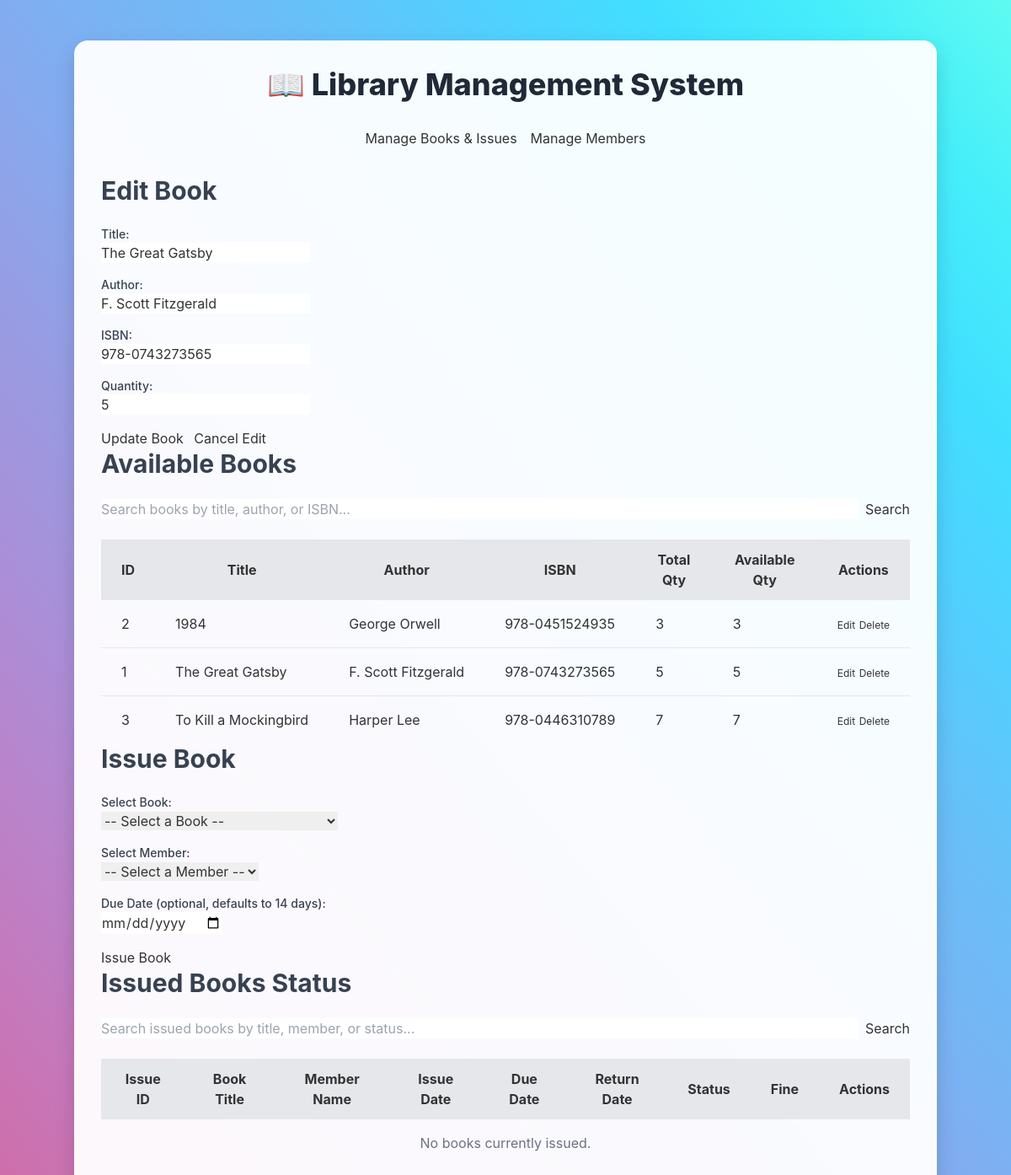
/index.php?edit_book_id=1, run on the app's committed database.
### tables this page shows
CREATE TABLE IF NOT EXISTS books (
    book_id INT AUTO_INCREMENT PRIMARY KEY,
    title VARCHAR(255) NOT NULL,
    author VARCHAR(255) NOT NULL,
    isbn VARCHAR(225) UNIQUE NOT NULL,
    quantity INT NOT NULL DEFAULT 0,
    available_quantity INT NOT NULL DEFAULT 0,
    created_at TIMESTAMP DEFAULT CURRENT_TIMESTAMP
);

### functions.php (called while the page is built, shortened)
<?php
require_once 'db_connect.php';
function getAllBooks($search_term = '') {
    global $conn;
    $sql = "SELECT * FROM books";
    $sql .= " ORDER BY title ASC";
    $result = $conn->query($sql);
    $books = [];
    if ($result->num_rows > 0) {
        while ($row = $result->fetch_assoc()) {
            $books[] = $row;
        }
    }
    return $books;
}
function getBookById($book_id) {
    global $conn;
    $sql = "SELECT * FROM books WHERE book_id = ?";
    $stmt = $conn->prepare($sql);
    $stmt->bind_param("i", $book_id);
    $stmt->execute();
    $result = $stmt->get_result();
    return $result->fetch_assoc();
}
?>

### index.php (the view, shortened to what this page needs)
<?php
require_once 'functions.php';
$book_search_term = isset($_GET['book_search']) ? $_GET['book_search'] : '';
$issued_book_search_term = isset($_GET['issued_book_search']) ? $_GET['issued_book_search'] : '';
$books = getAllBooks($book_search_term);
$issued_books = getAllIssuedBooks($issued_book_search_term);
$edit_book = null;
if (isset($_GET['edit_book_id'])) {
    $edit_book_id = $_GET['edit_book_id'];
    $edit_book = getBookById($edit_book_id);
}
?>
<!DOCTYPE html>
<html lang="en">
<head>
    <script src="https://cdn.tailwindcss.com"></script>
    <link rel="stylesheet" href="style.css">
</head>
<body class="bg-gray-100 p-4">
    <div class="container">
        <h1 class="text-4xl font-extrabold text-gray-800 text-center mb-8">
            📖 Library Management System
        </h1>
        <nav class="mb-8 flex justify-center space-x-4">
            <a href="index.php" class="btn-primary">Manage Books & Issues</a>
            <a href="members.php" class="btn-primary">Manage Members</a>
        </nav>
        <div class="section-card">
            <h2 class="text-3xl font-bold text-gray-700 mb-6">
                <?php echo $edit_book ? 'Edit Book' : 'Add New Book'; ?>
            </h2>
            <form action="index.php" method="POST" class="space-y-4">
                <div class="form-group">
                    <label for="title" class="block text-sm font-medium text-gray-700">Title:</label>
                    <input type="text" id="title" name="title" value="<?php echo htmlspecialchars($edit_book['title'] ?? ''); ?>" required>
                </div>
                <div class="form-group">
                    <label for="author" class="block text-sm font-medium text-gray-700">Author:</label>
                    <input type="text" id="author" name="author" value="<?php echo htmlspecialchars($edit_book['author'] ?? ''); ?>" required>
                </div>
                <div class="form-group">
                    <label for="isbn" class="block text-sm font-medium text-gray-700">ISBN:</label>
                    <input type="text" id="isbn" name="isbn" value="<?php echo htmlspecialchars($edit_book['isbn'] ?? ''); ?>" required>
                </div>
                <div class="form-group">
                    <label for="quantity" class="block text-sm font-medium text-gray-700">Quantity:</label>
                    <input type="number" id="quantity" name="quantity" value="<?php echo htmlspecialchars($edit_book['quantity'] ?? '0'); ?>" min="0" required>
                </div>
                <button type="submit" name="<?php echo $edit_book ? 'update_book' : 'add_book'; ?>" class="btn-success">
                    <?php echo $edit_book ? 'Update Book' : 'Add Book'; ?>
                </button>
                <?php if ($edit_book): ?>
                    <a href="index.php" class="btn-primary ml-2 inline-block">Cancel Edit</a>
                <?php endif; ?>
            </form>
        </div>
        <div class="section-card">
            <h2 class="text-3xl font-bold text-gray-700 mb-6">Available Books</h2>
            <form action="index.php" method="GET" class="mb-6 flex space-x-2">
                <input type="text" name="book_search" placeholder="Search books by title, author, or ISBN..." value="<?php echo htmlspecialchars($book_search_term); ?>" class="flex-grow">
                <button type="submit" class="btn-primary">Search</button>
            </form>
            <div class="overflow-x-auto">
                <table class="table-auto w-full border-collapse">
                    <thead>
                        <tr class="bg-gray-200">
                            <th class="px-6 py-3">ID</th>
                            <th class="px-6 py-3">Title</th>
                            <th class="px-6 py-3">Author</th>
                            <th class="px-6 py-3">ISBN</th>
                            <th class="px-6 py-3">Total Qty</th>
                            <th class="px-6 py-3">Available Qty</th>
                            <th class="px-6 py-3 text-center">Actions</th>
                        </tr>
                    </thead>
                    <tbody class="divide-y divide-gray-200">
                        <?php if (empty($books)): ?>
                            <tr>
                                <td colspan="7" class="px-6 py-4 text-center text-gray-500">No books found.</td>
                            </tr>
                        <?php else: ?>
                            <?php foreach ($books as $book): ?>
                                <tr>
                                    <td class="px-6 py-4 whitespace-nowrap"><?php echo htmlspecialchars($book['book_id']); ?></td>
                                    <td class="px-6 py-4 whitespace-nowrap"><?php echo htmlspecialchars($book['title']); ?></td>
                                    <td class="px-6 py-4 whitespace-nowrap"><?php echo htmlspecialchars($book['author']); ?></td>
                                    <td class="px-6 py-4 whitespace-nowrap"><?php echo htmlspecialchars($book['isbn']); ?></td>
                                    <td class="px-6 py-4 whitespace-nowrap"><?php echo htmlspecialchars($book['quantity']); ?></td>
                                    <td class="px-6 py-4 whitespace-nowrap"><?php echo htmlspecialchars($book['available_quantity']); ?></td>
                                    <td class="px-6 py-4 whitespace-nowrap text-center">
                                        <a href="index.php?edit_book_id=<?php echo htmlspecialchars($book['book_id']); ?>" class="btn-warning text-xs">Edit</a>
                                        <form action="index.php" method="POST" class="inline-block" onsubmit="return confirmDelete('Are you sure you want to delete this book?');">
                                            <button type="submit" class="btn-danger text-xs">Delete</button>
                                        </form>
                                    </td>
                                </tr>
                            <?php endforeach; ?>
                        <?php endif; ?>
                    </tbody>
                </table>
            </div>
        </div>
        <div class="section-card">
            <h2 class="text-3xl font-bold text-gray-700 mb-6">Issue Book</h2>
            <form action="index.php" method="POST" class="space-y-4">
                <div class="form-group">
                    <label for="issue_book_id" class="block text-sm font-medium text-gray-700">Select Book:</label>
                    <select id="issue_book_id" name="book_id" required>
                        <option value="">-- Select a Book --</option>
                    </select>
                </div>
                <div class="form-group">
                    <label for="issue_member_id" class="block text-sm font-medium text-gray-700">Select Member:</label>
                    <select id="issue_member_id" name="member_id" required>
                        <option value="">-- Select a Member --</option>
                    </select>
                </div>
                <div class="form-group">
                    <label for="due_date" class="block text-sm font-medium text-gray-700">Due Date (optional, defaults to 14 days):</label>
                    <input type="date" id="due_date" name="due_date" min="<?php echo date('Y-m-d'); ?>">
                </div>
                <button type="submit" name="issue_book" class="btn-primary">Issue Book</button>
            </form>
        </div>
        <div class="section-card">
            <h2 class="text-3xl font-bold text-gray-700 mb-6">Issued Books Status</h2>
            <form action="index.php" method="GET" class="mb-6 flex space-x-2">
                <input type="text" name="issued_book_search" placeholder="Search issued books by title, member, or status..." value="<?php echo htmlspecialchars($issued_book_search_term); ?>" class="flex-grow">
                <button type="submit" class="btn-primary">Search</button>
            </form>
            <div class="overflow-x-auto">
                <table class="table-auto w-full border-collapse">
                    <thead>
                        <tr class="bg-gray-200">
                            <th class="px-6 py-3">Issue ID</th>
                            <th class="px-6 py-3">Book Title</th>
                            <th class="px-6 py-3">Member Name</th>
                            <th class="px-6 py-3">Issue Date</th>
                            <th class="px-6 py-3">Due Date</th>
                            <th class="px-6 py-3">Return Date</th>
                            <th class="px-6 py-3">Status</th>
                            <th class="px-6 py-3">Fine</th>
                            <th class="px-6 py-3 text-center">Actions</th>
                        </tr>
                    </thead>
                    <tbody class="divide-y divide-gray-200">
                        <?php if (empty($issued_books)): ?>
                            <tr>
                                <td colspan="9" class="px-6 py-4 text-center text-gray-500">No books currently issued.</td>
                            </tr>
                        <?php endif; ?>
                    </tbody>
                </table>
            </div>
        </div>
    </div>
</body>
</html>

### style.css (style rules this page uses)
body { font-family: 'Inter', sans-serif; line-height: 1.6; color: #333; background-image: linear-gradient(to right top, #d16ba5, #c777b9, #ba83ca, #aa8fd8, #9a9ae1, #8aa7ec, #79b3f4, #69bff8, #52cffe, #41dfff, #46eefa, #5ffbf1); background-attachment: fixed; }
.container { max-width: 1200px; margin: 2rem auto; padding: 2rem; background-color: rgba(255, 255, 255, 0.95); border-radius: 1rem; box-shadow: 0 10px 25px rgba(0, 0, 0, 0.15); }
.btn-primary { @apply bg-gradient-to-r from-blue-500 to-blue-600 hover:from-blue-600 hover:to-blue-700 text-white font-bold py-2 px-4 rounded-lg shadow-lg transform transition duration-300 ease-in-out hover:scale-105; }
.btn-success { @apply bg-gradient-to-r from-green-500 to-green-600 hover:from-green-600 hover:to-green-700 text-white font-bold py-2 px-4 rounded-lg shadow-lg transform transition duration-300 ease-in-out hover:scale-105; }
.btn-danger { @apply bg-gradient-to-r from-red-500 to-red-600 hover:from-red-600 hover:to-red-700 text-white font-bold py-2 px-4 rounded-lg shadow-lg transform transition duration-300 ease-in-out hover:scale-105; }
.btn-warning { @apply bg-gradient-to-r from-yellow-400 to-yellow-500 hover:from-yellow-500 hover:to-yellow-600 text-white font-bold py-2 px-4 rounded-lg shadow-lg transform transition duration-300 ease-in-out hover:scale-105; }
input[type="text"], input[type="number"], input[type="date"], input[type="email"], textarea, select { @apply mt-1 block w-full px-4 py-2 border border-gray-300 rounded-lg shadow-sm focus:outline-none focus:ring-2 focus:ring-blue-500 focus:border-transparent text-gray-800 placeholder-gray-400 transition duration-200 ease-in-out; }
.table-auto { @apply min-w-full divide-y divide-gray-200 shadow-md rounded-lg overflow-hidden; }
.table-auto th, .table-auto td { @apply px-6 py-3 text-left text-sm font-medium text-gray-700 uppercase tracking-wider; }
.table-auto thead th { @apply bg-gray-200; }
.table-auto tbody tr:nth-child(odd) { @apply bg-white; }
.table-auto tbody tr:nth-child(even) { @apply bg-gray-50; }
.section-card { @apply bg-white shadow-xl rounded-xl p-8 mb-8 border border-gray-100; }
.form-group { @apply mb-5; }
h1, h2 { @apply text-gray-800; }

### data on the page
books: title "The Great Gatsby", author "F. Scott Fitzgerald", isbn "978-0743273565", quantity "5", book_id "1", available_quantity "5"
books: book_id "2", title "1984", author "George Orwell", isbn "978-0451524935", quantity "3", available_quantity "3"
books: book_id "3", title "To Kill a Mockingbird", author "Harper Lee", isbn "978-0446310789", quantity "7", available_quantity "7"
